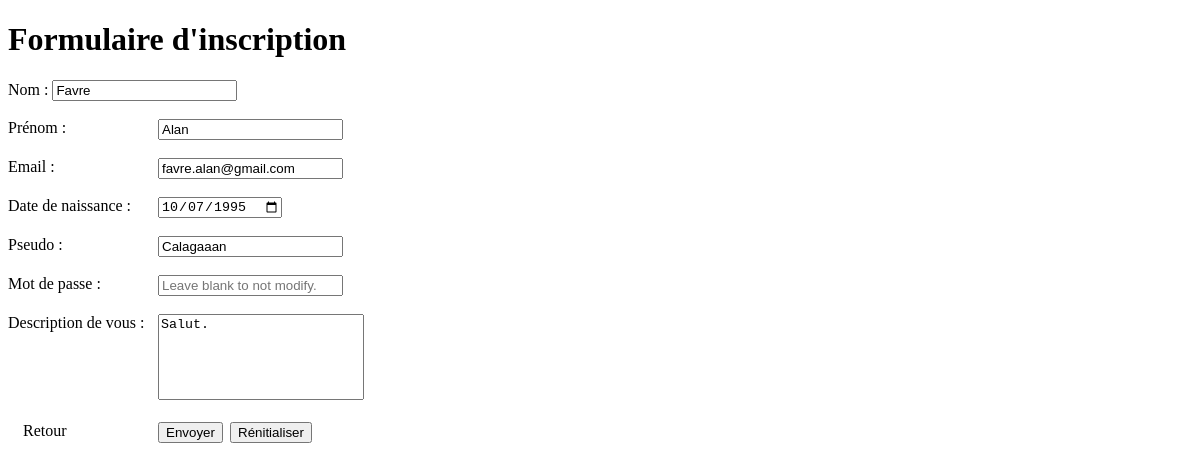
/index.php?id=20, run on the app's committed database.
### tables this page shows
CREATE TABLE IF NOT EXISTS `user` (
  `idUser` int(11) NOT NULL AUTO_INCREMENT,
  `nom` varchar(50) NOT NULL,
  `prenom` varchar(50) NOT NULL,
  `email` varchar(50) NOT NULL,
  `dateNaissance` date NOT NULL,
  `pseudo` varchar(50) NOT NULL,
  `password` varchar(255) NOT NULL,
  `description` text,
  PRIMARY KEY (`idUser`),
  UNIQUE KEY `pseudo` (`pseudo`)
);

### dbfunction.php (called while the page is built, shortened)
<?php
function getConnexion()
{
    static $bdd = null;
    if($bdd == null)
    {
        try
        {
            $bdd = new PDO('mysql:host='.HOST.';dbname='.DBNAME, USER, PASS);
            $bdd->setAttribute(PDO::ATTR_ERRMODE, PDO::ERRMODE_EXCEPTION);
        }
        catch (PDOException $e)
        {
            print "Erreur : " . $e->getMessage() . "<br/>";
            die();
        }
    }
    return $bdd;
}
function selectOneUser($id)
{
    $RequeteSql =  'SELECT * FROM user WHERE idUser ='.$id.';';
    $RequeteData = getConnexion()->query($RequeteSql);
    return $RequeteData;
}

### index.php (the view, shortened to what this page needs)
<!DOCTYPE html>
<?php
include 'dbfunction.php';
$modifUser = false;
$nom = "";
$prenom = "";
$email = "";
$dateNaissance = "";
$pseudo = "";
$desc = "";
if(isset($_GET['id']))
{
    $id = $_REQUEST['id'];
    $modifUser = true;
    $tableau = selectOneUser($id);
    foreach ($tableau as $data)
    {
        $id = $data['idUser'];
        $nom = $data['nom'];
        $prenom = $data['prenom'];
        $email = $data['email'];
        $dateNaissance = $data['dateNaissance'];
        $pseudo = $data['pseudo'];
        $desc = $data['description'];
    }
}
?>
<html>
    <head>
        <link rel="stylesheet" type="text/css" href="style.css">
    </head>
    <body>
        <h1>Formulaire d'inscription</h1>
        <div>
            <?php
                if($modifUser == FALSE)
                {
            ?>
            <form id="monformulaire" method="post" action="dbfunction.php">
            <?php
                }
                else
                {
            ?>
            <form id="monformulaire" method="post" action="dbfunction.php?id=<?php echo $id; ?>"
            <?php
                }
            ?>
                <label for="nom" >Nom : </label><input id="nom" type="text" name="nom" value="<?php echo $nom; ?>" required /><br /><br />
                <label for="prenom" >Prénom : </label><input id="prenom" type="text" name="prenom" value="<?php echo $prenom; ?>" required /><br /><br />
                <label for="email" >Email : </label><input id="email" type="email" name="email" value="<?php echo $email; ?>" required /><br /><br />
                <label for="date" >Date de naissance : </label><input id="date" type="date" name="date" value="<?php echo $dateNaissance; ?>" required /><br /><br />
                <label for="pseudo" >Pseudo : </label><input id="pseudo" type="text" name="pseudo" value="<?php echo $pseudo; ?>" required /><br /><br />
                <label for="pass" >Mot de passe : </label><input id="pass" type="password" name="pass" <?php if($modifUser == TRUE) { ?>placeholder="Leave blank to not modify."<?php } ?> /><br /><br />
                <label for="description" >Description de vous : </label><textarea id="description" name="description" ><?php echo $desc; ?></textarea><br /><br />
                <input id="reset" name="reset" type='reset' value='Rénitialiser' />
                <?php
                    if($modifUser == FALSE)
                    {
                ?>
                <input name="envoyer" id="submit" type="submit" value="Envoyer" />
                <?php
                    }
                    else
                    {
                ?>
                <input name="update" id="submit" type="submit" value="Envoyer" />
                <a href="utilisateurs.php">Retour</a>
                <?php
                    }
                ?>
            </form>
        </div>
    </body>
</html>

### style.css (style rules this page uses)
#monformulaire textarea { width: 200px; height: 80px; resize: none; }
#monformulaire label { display: block; width: 150px; float: left; }
#submit { position: absolute; left: 158px; }
#reset { position: absolute; left: 230px; }
a { padding-left: 15px; padding-right: 15px; text-decoration: none; color: black; }

### data on the page
user: nom "Favre", prenom "Alan", email "favre.alan@gmail.com", date "10/07/1995", pseudo "Calagaaan", description "Salut."
